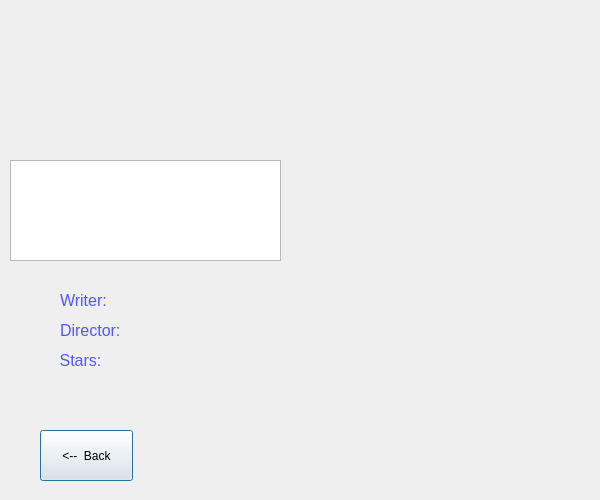
<?xml version="1.0" encoding="UTF-8"?>
<ui version="4.0">
 <class>movie18</class>
 <widget class="QDialog" name="movie18">
  <property name="geometry">
   <rect>
    <x>0</x>
    <y>0</y>
    <width>600</width>
    <height>500</height>
   </rect>
  </property>
  <property name="windowTitle">
   <string>Dialog</string>
  </property>
  <widget class="QLabel" name="label_2">
   <property name="geometry">
    <rect>
     <x>60</x>
     <y>280</y>
     <width>101</width>
     <height>41</height>
    </rect>
   </property>
   <property name="text">
    <string>&lt;html&gt;&lt;head/&gt;&lt;body&gt;&lt;p&gt;&lt;span style=&quot; font-size:12pt; color:#5555ff;&quot;&gt;Writer:&lt;/span&gt;&lt;/p&gt;&lt;/body&gt;&lt;/html&gt;</string>
   </property>
  </widget>
  <widget class="QLabel" name="pictureLabel">
   <property name="geometry">
    <rect>
     <x>310</x>
     <y>90</y>
     <width>261</width>
     <height>401</height>
    </rect>
   </property>
   <property name="text">
    <string/>
   </property>
  </widget>
  <widget class="QLabel" name="Director">
   <property name="geometry">
    <rect>
     <x>130</x>
     <y>320</y>
     <width>151</width>
     <height>16</height>
    </rect>
   </property>
   <property name="text">
    <string/>
   </property>
  </widget>
  <widget class="QLabel" name="label_4">
   <property name="geometry">
    <rect>
     <x>30</x>
     <y>340</y>
     <width>101</width>
     <height>41</height>
    </rect>
   </property>
   <property name="text">
    <string>&lt;html&gt;&lt;head/&gt;&lt;body&gt;&lt;p&gt;&lt;span style=&quot; font-size:12pt; color:#5555ff;&quot;&gt;Stars:&lt;/span&gt;&lt;/p&gt;&lt;/body&gt;&lt;/html&gt;</string>
   </property>
   <property name="alignment">
    <set>Qt::AlignCenter</set>
   </property>
  </widget>
  <widget class="QPushButton" name="pushButton_2">
   <property name="geometry">
    <rect>
     <x>40</x>
     <y>430</y>
     <width>93</width>
     <height>51</height>
    </rect>
   </property>
   <property name="text">
    <string>&lt;--  Back</string>
   </property>
  </widget>
  <widget class="QLabel" name="label_3">
   <property name="geometry">
    <rect>
     <x>60</x>
     <y>310</y>
     <width>101</width>
     <height>41</height>
    </rect>
   </property>
   <property name="text">
    <string>&lt;html&gt;&lt;head/&gt;&lt;body&gt;&lt;p&gt;&lt;span style=&quot; font-size:12pt; color:#5555ff;&quot;&gt;Director:&lt;/span&gt;&lt;/p&gt;&lt;/body&gt;&lt;/html&gt;</string>
   </property>
  </widget>
  <widget class="QLabel" name="MovieName">
   <property name="geometry">
    <rect>
     <x>30</x>
     <y>20</y>
     <width>531</width>
     <height>51</height>
    </rect>
   </property>
   <property name="font">
    <font>
     <pointsize>18</pointsize>
    </font>
   </property>
   <property name="text">
    <string>&lt;html&gt;&lt;head/&gt;&lt;body&gt;&lt;p&gt;&lt;br/&gt;&lt;/p&gt;&lt;/body&gt;&lt;/html&gt;</string>
   </property>
   <property name="alignment">
    <set>Qt::AlignCenter</set>
   </property>
  </widget>
  <widget class="QLabel" name="stars">
   <property name="geometry">
    <rect>
     <x>130</x>
     <y>350</y>
     <width>161</width>
     <height>16</height>
    </rect>
   </property>
   <property name="text">
    <string/>
   </property>
  </widget>
  <widget class="QTextEdit" name="textEdit">
   <property name="geometry">
    <rect>
     <x>10</x>
     <y>160</y>
     <width>271</width>
     <height>101</height>
    </rect>
   </property>
   <property name="readOnly">
    <bool>true</bool>
   </property>
   <property name="html">
    <string>&lt;!DOCTYPE HTML PUBLIC &quot;-//W3C//DTD HTML 4.0//EN&quot; &quot;http://www.w3.org/TR/REC-html40/strict.dtd&quot;&gt;
&lt;html&gt;&lt;head&gt;&lt;meta name=&quot;qrichtext&quot; content=&quot;1&quot; /&gt;&lt;style type=&quot;text/css&quot;&gt;
p, li { white-space: pre-wrap; }
&lt;/style&gt;&lt;/head&gt;&lt;body style=&quot; font-family:'Ubuntu'; font-size:11pt; font-weight:400; font-style:normal;&quot;&gt;
&lt;p style=&quot;-qt-paragraph-type:empty; margin-top:0px; margin-bottom:0px; margin-left:0px; margin-right:0px; -qt-block-indent:0; text-indent:0px;&quot;&gt;&lt;br /&gt;&lt;/p&gt;&lt;/body&gt;&lt;/html&gt;</string>
   </property>
  </widget>
  <widget class="QLabel" name="Category">
   <property name="geometry">
    <rect>
     <x>50</x>
     <y>120</y>
     <width>181</width>
     <height>31</height>
    </rect>
   </property>
   <property name="text">
    <string/>
   </property>
  </widget>
  <widget class="QLabel" name="Writer">
   <property name="geometry">
    <rect>
     <x>130</x>
     <y>290</y>
     <width>171</width>
     <height>20</height>
    </rect>
   </property>
   <property name="text">
    <string/>
   </property>
  </widget>
 </widget>
 <resources/>
 <connections/>
</ui>
